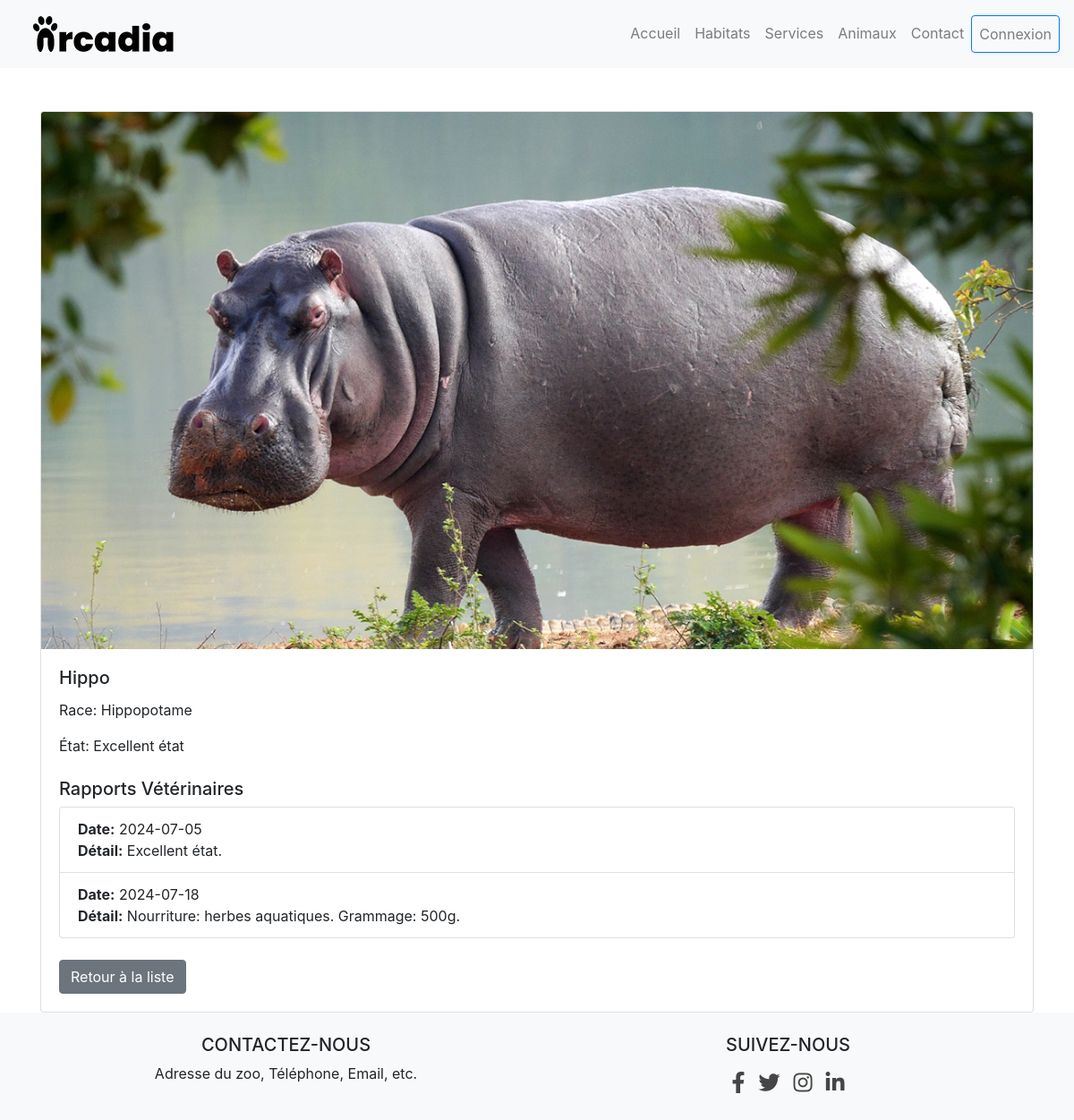
/animal_detail.php?id=2, run on the app's committed database.
### tables this page shows
CREATE TABLE `animal` (
  `animal_id` int NOT NULL AUTO_INCREMENT,
  `prenom` varchar(50) NOT NULL,
  `etat` varchar(50) DEFAULT NULL,
  `image` varchar(255) DEFAULT NULL,
  `race` varchar(50) DEFAULT NULL,
  PRIMARY KEY (`animal_id`)
);

CREATE TABLE `rapport_veterinaire` (
  `rapport_veterinaire_id` int NOT NULL AUTO_INCREMENT,
  `animal_id` int DEFAULT NULL,
  `date` date NOT NULL,
  `detail` varchar(50) DEFAULT NULL,
  PRIMARY KEY (`rapport_veterinaire_id`)
);

### animal_detail.php (the view, shortened to what this page needs)
<!DOCTYPE html>
<html lang="fr">
<head>
    <link href="https://stackpath.bootstrapcdn.com/bootstrap/4.5.2/css/bootstrap.min.css" rel="stylesheet">
    <link rel="stylesheet" href="https://cdnjs.cloudflare.com/ajax/libs/font-awesome/5.15.4/css/all.min.css">
</head>
<body>
    <div class="container mt-5">
        <?php
        $servername = "localhost";
        $username = "root";
        $password = "Eliott64*";
        $dbname = "zoo";
        $conn = new mysqli($servername, $username, $password, $dbname);
        $animal_id = $_GET['id'];
        $sql = "SELECT prenom, race, image, etat FROM animal WHERE animal_id = ?";
        $stmt = $conn->prepare($sql);
        $stmt->bind_param("i", $animal_id);
        $stmt->execute();
        $stmt->bind_result($prenom, $race, $image, $etat);
        if ($prenom) {
            $image = str_replace('1.jpg', '.jpg', $image);
            echo '<div class="card">';
            echo '<img src="../assets/images/' . htmlspecialchars($image) . '" class="card-img-top" alt="' . htmlspecialchars($prenom) . '">';
            echo '<div class="card-body">';
            echo '<h5 class="card-title">' . htmlspecialchars($prenom) . '</h5>';
            echo '<p class="card-text">Race: ' . htmlspecialchars($race) . '</p>';
            echo '<p class="card-text">État: ' . htmlspecialchars($etat) . '</p>';
            $sql_vet = "SELECT date, detail FROM rapport_veterinaire WHERE animal_id = ?";
            $stmt_vet = $conn->prepare($sql_vet);
            $stmt_vet->bind_param("i", $animal_id);
            $stmt_vet->execute();
            $stmt_vet->store_result();
            $stmt_vet->bind_result($date, $detail);
            if ($stmt_vet->num_rows > 0) {
                echo '<h5 class="mt-4">Rapports Vétérinaires</h5>';
                echo '<ul class="list-group">';
                while ($stmt_vet->fetch()) {
                    echo '<li class="list-group-item">';
                    echo '<strong>Date:</strong> ' . htmlspecialchars($date) . '<br>';
                    if (!empty($detail)) {
                        echo '<strong>Détail:</strong> ' . htmlspecialchars($detail) . '<br>';
                    }
                    echo '</li>';
                }
                echo '</ul>';
            } else {
                echo '<p>Aucun rapport vétérinaire trouvé.</p>';
            }
            echo '<a href="animal.php" class="btn btn-secondary mt-4">Retour à la liste</a>';
            echo '</div>';
            echo '</div>';
        } else {
            echo "<p>Aucun détail trouvé pour cet animal.</p>";
        }
        ?>
    </div>
</body>
</html>

### animal_detail.php (style rules this page uses)
.card-img-top { max-height: 600px; object-fit: cover; }

### data on the page
animal: image (picture), prenom "Hippo", race "Hippopotame", etat "Excellent état"
rapport_veterinaire: date "2024-07-05", detail "Excellent état."
rapport_veterinaire: date "2024-07-18", detail "Nourriture: herbes aquatiques. Grammage: 500g."
